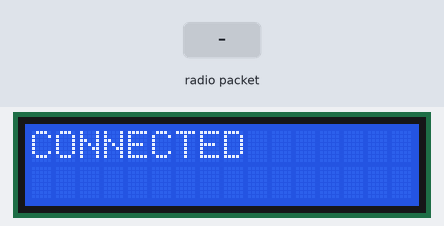
The sketch below on a simulated Arduino Uno, built with avr-gcc and run on an emulated ATmega328P. On the bench: 16×2 character LCD. The inputs (shaded band) are chosen by the test bench. No radio packets arrive unless stated.

Above: at 1.2 s.
1.3 s: radio packet "5" arrives
At 1.9 s:
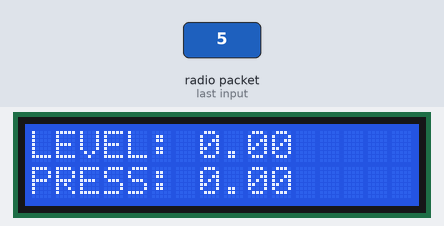
2.8 s: radio packet "90" arrives
At 4.0 s:
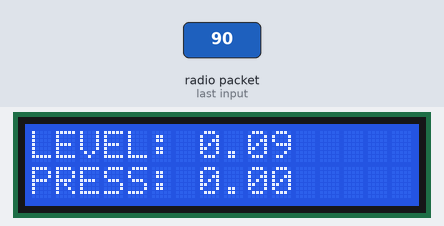
4.3 s: radio packet "200" arrives
At 5.3 s:
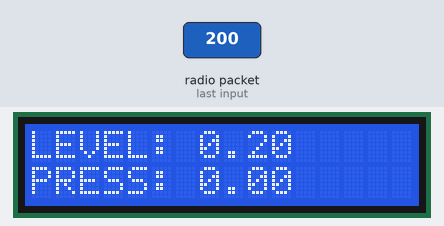
Timing chart, 0 to 7.3 s (numbered marks = the images above; inputs shaded):
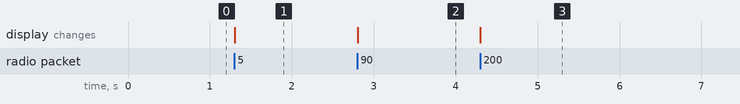

Measured:
- after the input at 1.3 s, the display: changes at once (image 1)
- after the input at 2.8 s, the display: changes at once (image 2)
- after the input at 4.3 s, the display: changes at once (image 3)

The sketch:

LoRa_Receiver_v11.ino
```cpp
#include <LoRa.h>
#include <LiquidCrystal.h>
#include <SoftwareSerial.h>

#define rx A3
#define tx A4
#define carriage 0x0D

LiquidCrystal lcd(A2,A1,5,4,3,A0);
SoftwareSerial serialRL(rx,tx);

String message = "";
byte ascii_byte;
char ascii_list[16];

void setup() {
  // define pinmodes for send and receive
  serialRL.begin(2400);
  Serial.begin(9600);
  digitalWrite(tx,HIGH);

  // initialize LCD screen
  lcd.begin(16, 2);
  lcd.clear();
  // initialize the LoRa sender protocol, kill program if not
  if(!LoRa.begin(915E6)){
    while(1);
  }
  // print out connection affirm
  lcd.setCursor(0,0);
  lcd.print("CONNECTED");
}

void loop() {
  // detect any sent packet
  int packetSize = LoRa.parsePacket();
  // read packet if one was received > 0
  if (packetSize) {

    // read accepted packet
    message = "";
    while(LoRa.available()){
      message += (char)LoRa.read();
    }

    // parse string into level and pressure
    uint8_t delim_index = message.indexOf('%');
    String level = message.substring(0,delim_index);
    String pressure = message.substring(delim_index+1);

    // print level to LCD screen
    lcd.setCursor(0,0);
    lcd.print("LEVEL: ");
    lcd.print(level.toFloat()/1000);
    lcd.print("   ");

    // print pressure on LCD screen
    lcd.setCursor(0,1);
    lcd.print("PRESS: ");
    lcd.print(pressure.toFloat()/1000);
    lcd.print("   ");

    // send reading over serial port
    uint16_t levelx1000 = (uint16_t) level.toInt();
    uint16_t pressurex1000 = (uint16_t) pressure.toInt();

    // print out readings with delimiter
    serialRL.write((char)0x03);
    RLPrint(levelx1000);
    serialRL.write((char)0x25);
    RLPrint(pressurex1000);
    serialRL.write((char)carriage);
  }
}

void RLPrint(uint16_t reading){
      for(int i = 0; i < 16; i++){
      // generate ASCII byte
      char digit = (char) (reading % 10);
      ascii_list[i] = (char) digit + 48;
      // decrease number by power of ten
      reading = (uint16_t) reading / 10;
    }
    // send bytes
    for(int i = 15; i >= 0; i--){
      char digit = (char)ascii_list[i];
      serialRL.write(digit);
    }
}
```
